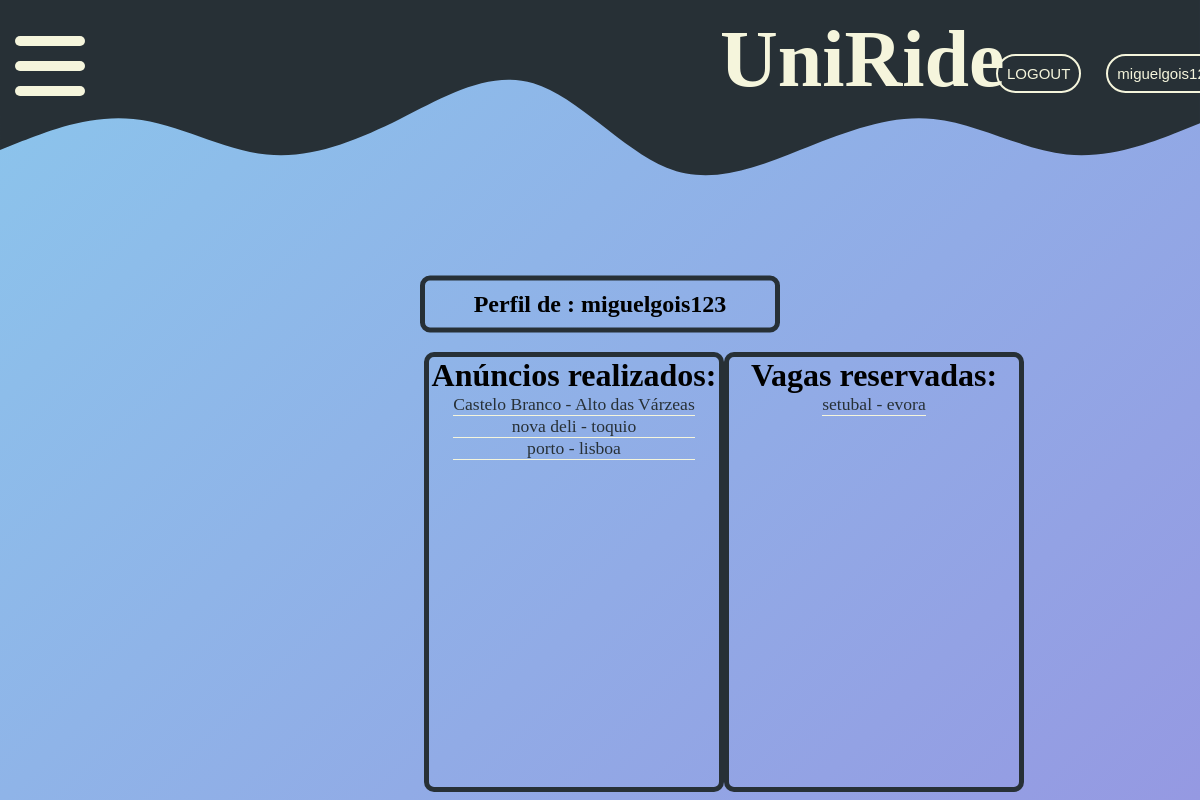
Page /user_info/ (signed in) on the earlier database version.
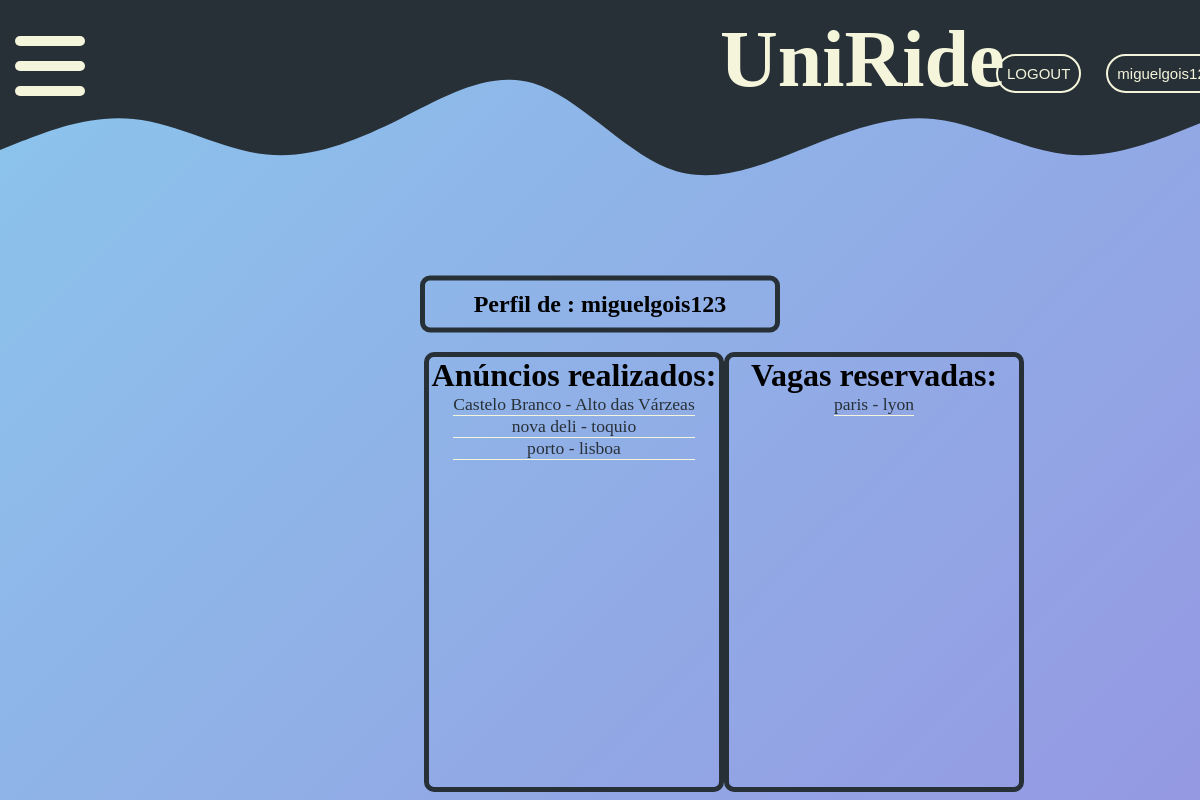
Same page on the later database version.
### MyApp/models.py (models this page shows)
class Boleia(models.Model):
    motorista = models.ForeignKey(User, on_delete=models.CASCADE, related_name='boleias_as_motorista')
    users = models.ManyToManyField(User, blank=True, related_name='boleias_as_passageiro')
    partida = models.CharField(max_length=255)
    chegada = models.CharField(max_length=255)
    horario = models.DateTimeField()
    preco = models.DecimalField(max_digits=8, decimal_places=2)
    vagas = models.IntegerField()
    detalhes = models.TextField(blank=True)

### MyApp/views.py (the view)
# urls.py: path('user_info/', views.user_info_view, name='user_info'),
def user_info_view(request):
    user = request.user
    user_boleias = Boleia.objects.filter(users=user)
    motoristas = Boleia.objects.filter(motorista=user)
    context = {
        'user': user,
        'boleias': user_boleias,
        'motoristas':motoristas
    }
    return render(request, 'MyApp/user_info.html',context)

### MyApp/templates/MyApp/user_info.html (shortened to what this page needs)
{% extends "MyApp/index.html" %}
{% block content %}
 <section class="user_info">
      <h1 id="username_user"> Perfil de : {{ request.user }} </h1>
 </section>
     <div class="user_tables">
         <div class="anuncios_feitos">
             <h1>Anúncios realizados:</h1>
             <div id="anuncios_feitos_table">
                 <ul class="anuncios_feitos_ul">
                   {% if motoristas %}
                    {% for motorista in motoristas %}
                        <li>
                                <a href="{% url 'MyApp:detalhes' motorista.id %}">
                                <span> {{ motorista.partida }} - {{ motorista.chegada}}</span>
                                </a>
                        </li>
                {%endfor%}
                </ul>
                 {% else %}
                     <p>Não existem boleias disponíveis.</p>
                    {% endif %}
             </div>
         </div>
     <div class="boleias_Im_In">
         <h1>Vagas reservadas:</h1>
         <div id="boleias_Im_In_table">
            <ul class="boleias_Im_In_ul">
                    {% if boleias %}
                    {% for boleia in boleias %}
                        <li>
                                <a href="{% url 'MyApp:detalhes' boleia.id %}">
                                    <span> {{ boleia.partida }} - {{ boleia.chegada}} </span>
                                </a>
                        </li>
                    {% endfor %}
                </ul>
                 {% else %}
                    <p>Não existem boleias disponíveis.</p>
                    {% endif %}
         </div>
     </div>
     </div>
{% endblock %}

Differences in the rows shown:
no longer on this page (row edited): Boleia: partida "setubal", chegada "evora", shown under "Vagas reservadas:"
now on this page (row edited): Boleia: partida "paris", chegada "lyon", shown under "Vagas reservadas:"
